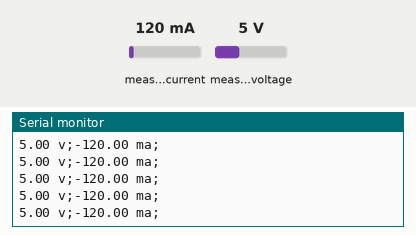
Simulated run of this sketch. Board: Arduino Uno, built with avr-gcc and run on an emulated ATmega328P. On the bench: the last lines printed to the serial monitor. Inputs (shaded band) come from the test bench; at power-on: measured current 120 mA, measured voltage 5 V.

Above: at 1.2 s.
1.3 s: measured current set to 500 mA
At 1.9 s:
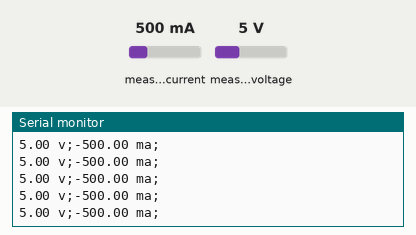
4.3 s: measured voltage set to 0.3 V
At 4.9 s:
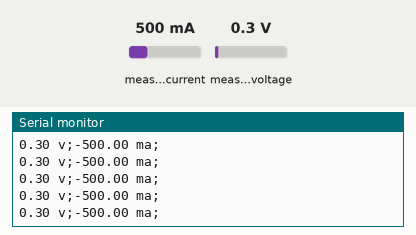
5.8 s: measured current set to 40 mA
At 6.6 s:
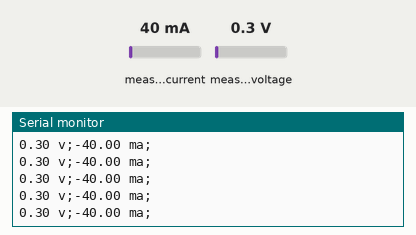
10.3 s: measured voltage set to 3.8 V
At 10.8 s:
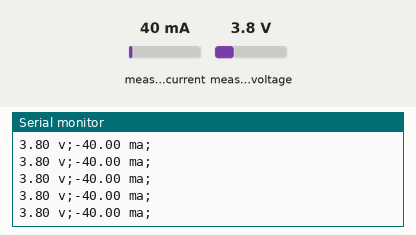
Timing chart, 0 to 13.3 s (numbered marks = the images above; inputs shaded):
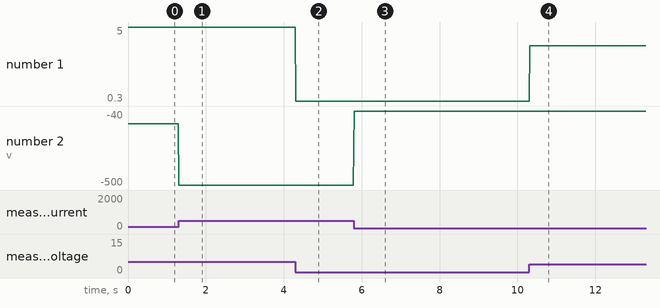

The sketch:

ino219.ino
```cpp
#include <Wire.h>
#include <Adafruit_INA219.h>

Adafruit_INA219 ina219;


void setup(void)
{
  Serial.begin(115200);
  while (!Serial) {
      delay(1);
  }

  uint32_t currentFrequency;

  Serial.println("Hello!");

  if (! ina219.begin()) {
    Serial.println("Failed to find INA219 chip");
    while (1) { delay(10); }
  }

  Serial.println("Measuring voltage and current with INA219 ...");
}

void loop(void)
{
  float shuntvoltage = 0;
  float busvoltage = 0;
  float current_mA = 0;
  float loadvoltage = 0;
  float power_mW = 0;

  shuntvoltage = ina219.getShuntVoltage_mV();
  busvoltage = ina219.getBusVoltage_V();
  current_mA = ina219.getCurrent_mA();
  power_mW = ina219.getPower_mW();
  loadvoltage = busvoltage + (shuntvoltage / 1000);

  Serial.print(busvoltage); Serial.print(" v;"); Serial.print(current_mA*-1); Serial.println(" ma;");

  delay(5);
}
```

Measured:
- after the input at 1.3 s, the serial monitor: prints a new line at once (image 1)
- after the input at 4.3 s, the serial monitor: prints a new line at once (image 2)
- after the input at 5.8 s, the serial monitor: prints a new line at once (image 3)
- after the input at 10.3 s, the serial monitor: prints a new line at once (image 4)
- plotted number 1: 5 → 0.3 after the input at 4.3 s, 0.3 → 3.8 after the input at 10.3 s
- plotted number 2: -120 → -500 after the input at 1.3 s, -500 → -40 after the input at 5.8 s
